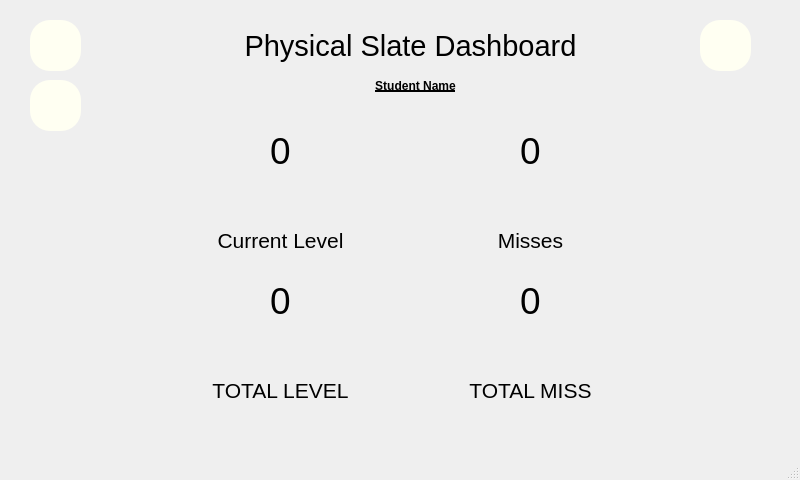
<?xml version="1.0" encoding="UTF-8"?>
<ui version="4.0">
 <class>MainWindow</class>
 <widget class="QMainWindow" name="MainWindow">
  <property name="geometry">
   <rect>
    <x>0</x>
    <y>0</y>
    <width>800</width>
    <height>480</height>
   </rect>
  </property>
  <property name="windowTitle">
   <string>MainWindow</string>
  </property>
  <widget class="QWidget" name="centralwidget">
   <widget class="QLabel" name="label">
    <property name="geometry">
     <rect>
      <x>100</x>
      <y>20</y>
      <width>621</width>
      <height>51</height>
     </rect>
    </property>
    <property name="font">
     <font>
      <pointsize>22</pointsize>
     </font>
    </property>
    <property name="text">
     <string>Physical Slate Dashboard</string>
    </property>
    <property name="alignment">
     <set>Qt::AlignCenter</set>
    </property>
   </widget>
   <widget class="QPushButton" name="folderBt">
    <property name="geometry">
     <rect>
      <x>700</x>
      <y>20</y>
      <width>51</width>
      <height>51</height>
     </rect>
    </property>
    <property name="styleSheet">
     <string notr="true">background-color: rgb(255, 255, 242);
border-radius: 20px;</string>
    </property>
    <property name="text">
     <string/>
    </property>
   </widget>
   <widget class="QPushButton" name="homeBt">
    <property name="geometry">
     <rect>
      <x>30</x>
      <y>80</y>
      <width>51</width>
      <height>51</height>
     </rect>
    </property>
    <property name="styleSheet">
     <string notr="true">background-color: rgb(255, 255, 242);
border-radius: 20px;</string>
    </property>
    <property name="text">
     <string/>
    </property>
   </widget>
   <widget class="QPushButton" name="logoutBt">
    <property name="geometry">
     <rect>
      <x>30</x>
      <y>20</y>
      <width>51</width>
      <height>51</height>
     </rect>
    </property>
    <property name="styleSheet">
     <string notr="true">background-color: rgb(255, 255, 242);
border-radius: 20px;</string>
    </property>
    <property name="text">
     <string/>
    </property>
   </widget>
   <widget class="QLabel" name="label_2">
    <property name="geometry">
     <rect>
      <x>180</x>
      <y>220</y>
      <width>201</width>
      <height>41</height>
     </rect>
    </property>
    <property name="font">
     <font>
      <pointsize>16</pointsize>
     </font>
    </property>
    <property name="text">
     <string>Current Level</string>
    </property>
    <property name="alignment">
     <set>Qt::AlignCenter</set>
    </property>
   </widget>
   <widget class="QLabel" name="label_3">
    <property name="geometry">
     <rect>
      <x>430</x>
      <y>220</y>
      <width>201</width>
      <height>41</height>
     </rect>
    </property>
    <property name="font">
     <font>
      <pointsize>16</pointsize>
     </font>
    </property>
    <property name="text">
     <string>Misses</string>
    </property>
    <property name="alignment">
     <set>Qt::AlignCenter</set>
    </property>
   </widget>
   <widget class="QLabel" name="currentMiss">
    <property name="geometry">
     <rect>
      <x>440</x>
      <y>120</y>
      <width>181</width>
      <height>61</height>
     </rect>
    </property>
    <property name="font">
     <font>
      <pointsize>28</pointsize>
     </font>
    </property>
    <property name="text">
     <string>0</string>
    </property>
    <property name="alignment">
     <set>Qt::AlignCenter</set>
    </property>
   </widget>
   <widget class="QLabel" name="studentName">
    <property name="geometry">
     <rect>
      <x>210</x>
      <y>70</y>
      <width>411</width>
      <height>31</height>
     </rect>
    </property>
    <property name="font">
     <font>
      <pointsize>9</pointsize>
      <weight>75</weight>
      <bold>true</bold>
      <underline>true</underline>
     </font>
    </property>
    <property name="text">
     <string>Student Name</string>
    </property>
    <property name="alignment">
     <set>Qt::AlignCenter</set>
    </property>
   </widget>
   <widget class="QLabel" name="currentLevel">
    <property name="geometry">
     <rect>
      <x>190</x>
      <y>120</y>
      <width>181</width>
      <height>61</height>
     </rect>
    </property>
    <property name="font">
     <font>
      <pointsize>28</pointsize>
     </font>
    </property>
    <property name="text">
     <string>0</string>
    </property>
    <property name="alignment">
     <set>Qt::AlignCenter</set>
    </property>
   </widget>
   <widget class="QLabel" name="label_4">
    <property name="geometry">
     <rect>
      <x>430</x>
      <y>370</y>
      <width>201</width>
      <height>41</height>
     </rect>
    </property>
    <property name="font">
     <font>
      <pointsize>16</pointsize>
     </font>
    </property>
    <property name="text">
     <string>TOTAL MISS</string>
    </property>
    <property name="alignment">
     <set>Qt::AlignCenter</set>
    </property>
   </widget>
   <widget class="QLabel" name="totalLevel">
    <property name="geometry">
     <rect>
      <x>190</x>
      <y>270</y>
      <width>181</width>
      <height>61</height>
     </rect>
    </property>
    <property name="font">
     <font>
      <pointsize>28</pointsize>
     </font>
    </property>
    <property name="text">
     <string>0</string>
    </property>
    <property name="alignment">
     <set>Qt::AlignCenter</set>
    </property>
   </widget>
   <widget class="QLabel" name="label_5">
    <property name="geometry">
     <rect>
      <x>180</x>
      <y>370</y>
      <width>201</width>
      <height>41</height>
     </rect>
    </property>
    <property name="font">
     <font>
      <pointsize>16</pointsize>
     </font>
    </property>
    <property name="text">
     <string>TOTAL LEVEL</string>
    </property>
    <property name="alignment">
     <set>Qt::AlignCenter</set>
    </property>
   </widget>
   <widget class="QLabel" name="totalMiss">
    <property name="geometry">
     <rect>
      <x>440</x>
      <y>270</y>
      <width>181</width>
      <height>61</height>
     </rect>
    </property>
    <property name="font">
     <font>
      <pointsize>28</pointsize>
     </font>
    </property>
    <property name="text">
     <string>0</string>
    </property>
    <property name="alignment">
     <set>Qt::AlignCenter</set>
    </property>
   </widget>
  </widget>
  <widget class="QStatusBar" name="statusbar"/>
 </widget>
 <resources/>
 <connections/>
</ui>
